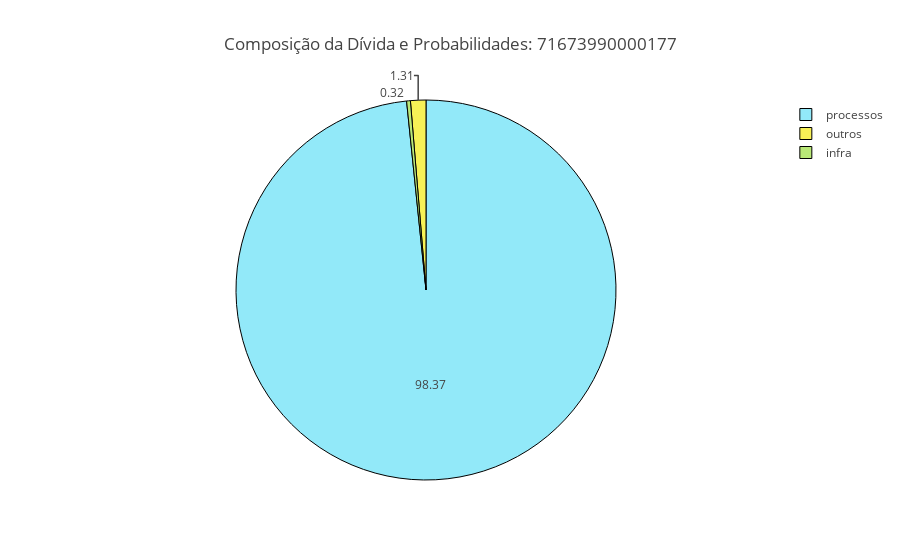
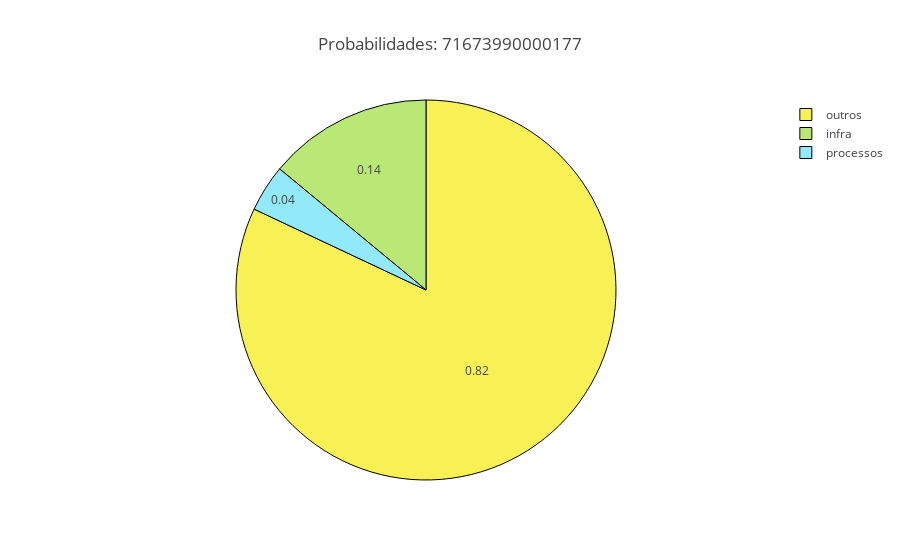
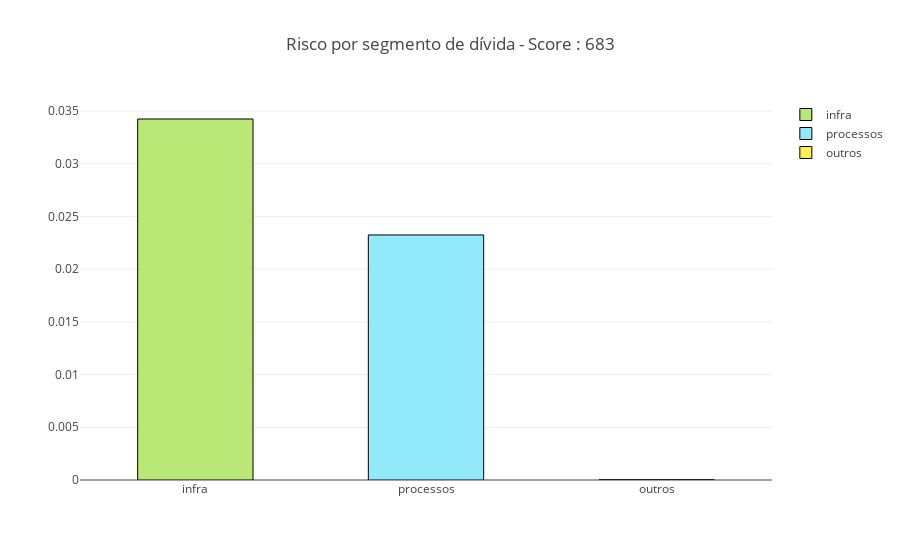

The notebook cell these images were saved under, in order:
### Code cell
cnpj = "71673990000177"
plot_dividas(cnpj, dcalc)
plot_probabilidade(cnpj, dcalc)
plot_risco(cnpj, dcalc)

### Figure 1 — Plotly figure (JSON) as saved in the notebook; plotly's stock layout.template omitted (floating-point values rounded to 4 significant figures)
{"data": [{"hoverinfo": "label+percent", "labels": ["infra", "outros", "processos"], "marker": {"colors": ["rgb(185,232,119)", "rgb(247,241,86)", "rgb(146,233,249)"], "line": {"color": "rgb(0, 0, 0)", "width": 1}}, "textinfo": "value", "type": "pie", "uid": "90758e84-27d9-45c7-a55e-74bb42bee059", "values": [0.32, 1.31, 98.37]}], "layout": {"title": {"text": "Composição da Dívida e Probabilidades: 71673990000177"}}}

### Figure 2 — Plotly figure (JSON) as saved in the notebook; plotly's stock layout.template omitted (floating-point values rounded to 4 significant figures)
{"data": [{"hoverinfo": "label+percent", "labels": ["infra", "outros", "processos"], "marker": {"colors": ["rgb(185,232,119)", "rgb(247,241,86)", "rgb(146,233,249)"], "line": {"color": "rgb(0, 0, 0)", "width": 1}}, "textinfo": "value", "type": "pie", "uid": "889c71ea-99df-4fa2-943a-7e06f5052584", "values": [0.14, 0.82, 0.04]}], "layout": {"title": {"text": "Probabilidades: 71673990000177"}}}

### Figure 3 — Plotly figure (JSON) as saved in the notebook; plotly's stock layout.template omitted (floating-point values rounded to 4 significant figures)
{"data": [{"marker": {"color": "rgb(185,232,119)", "line": {"color": "rgb(0, 0, 0)", "width": 1}}, "name": "infra", "type": "bar", "uid": "ecff8b3f-240c-4d3f-8382-6141627483cf", "x": ["infra"], "y": [0.03425]}, {"marker": {"color": "rgb(146,233,249)", "line": {"color": "rgb(0, 0, 0)", "width": 1}}, "name": "processos", "type": "bar", "uid": "5aca6531-0e17-459f-89fa-1aa9262bd5a6", "x": ["processos"], "y": [0.02325]}, {"marker": {"color": "rgb(247,241,86)", "line": {"color": "rgb(0, 0, 0)", "width": 1}}, "name": "outros", "type": "bar", "uid": "84042f6e-c0c9-40b1-8b0e-060b4b23d437", "x": ["outros"], "y": [9.632e-06]}], "layout": {"bargap": 0.5, "title": {"text": "Risco por segmento de dívida - Score : 683"}}}
